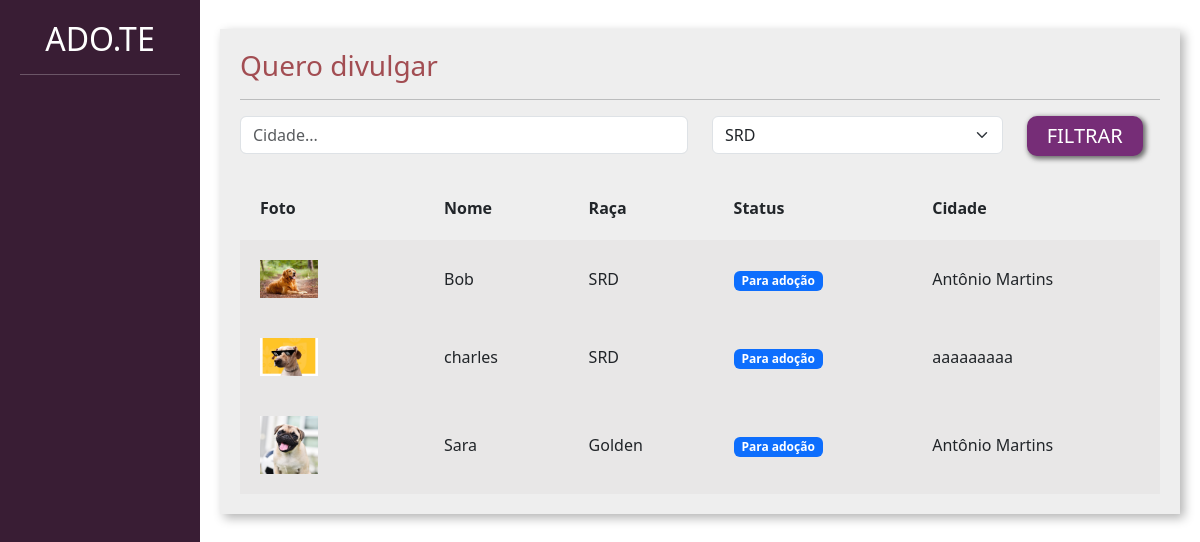
The app's page /adotar/ (signed in) with its own data.
### divulgar/models.py (models this page shows, shortened)
class Pet(models.Model):
    choices_status = (("P", "Para adoção"), ("A", "Adotado"))
    usuario = models.ForeignKey(User, on_delete = models.DO_NOTHING)
    nome = models.CharField(max_length= 100)
    descricao = models.TextField()
    estado = models.CharField(max_length= 50)
    cidade = models.CharField(max_length=50)
    telefone = models.CharField(max_length=14)
    raca = models.ForeignKey(Raca, on_delete=models.DO_NOTHING)
    tags = models.ManyToManyField(tag)
    status = models.CharField(max_length=1, choices=choices_status, default= 'P')
    foto = models.ImageField(upload_to="fotos_pets")

class Raca(models.Model):
    raca = models.CharField(max_length=50)
    def __str__(self):
        return self.raca

### adotar/views.py (the view)
# urls.py: path('', views.listar_pets, name="listar_pets"),
@login_required
def listar_pets(request):
    if request.method == "GET":
        pets = Pet.objects.filter(status = 'P')
        racas = Raca.objects.all()
        cidade = request.GET.get('cidade')
        raca_filter = request.GET.get('raca')
        if cidade:
            pets = pets.filter(cidade__icontains= cidade)
        if raca_filter:
            pets = pets.filter(raca__id = raca_filter)
            raca_filter = Raca.objects.get(id = raca_filter)
        return render(request, 'listar_pets.html', {'pets': pets, 'racas': racas, 'cidade': cidade, 'raca_filter': raca_filter})

### adotar/templates/listar_pets.html (shortened to what this page needs)
{% load static %}
<!doctype html>
<html lang="pt-BR">
    <head>
    <link href="https://cdn.jsdelivr.net/npm/bootstrap@5.3.0-alpha1/dist/css/bootstrap.min.css" rel="stylesheet">
    <link href="{% static 'usuarios/css/cadastro.css' %}" rel="stylesheet">
    <link href="{% static 'divulgar/css/novo_pet.css' %}" rel="stylesheet">
    <link href="{% static 'divulgar/css/seus_pets.css' %}" rel="stylesheet">
    <link href="{% static 'adotar/css/listar_pets.css' %}" rel="stylesheet">
    </head>
    <body>
        <div class="container-fluid">
            <div class="row">
                <div class="col-md-2 bg-side sidebar">
                    <h2>ADO.TE</h2>
                    <hr>
                </div>
                <div class="col-md">
                    <div class="wrapper">
                        <div class="box width80">
                            <h3 class="font-vinho">Quero divulgar</h3>
                            <hr>
                            <form action="{% url 'listar_pets' %}" method="GET">
                                <div class="row">
                                    <div class="col-md-6">
                                        <input type="text" placeholder="Cidade..." value="{% if cidade%}{{cidade}} {% endif %}" name="cidade" class="form-control">
                                    </div>
                                    <div class="col-md-4">
                                        <select class="form-select" name="raca">
                                            {% for raca in racas %}
                                                <option {% if raca_filter.id == raca.id %} selected {% endif %} value="{{raca.id}}">{{raca}}</option>
                                            {% endfor%}
                                        </select>
                                    </div>
                                    <div class="col-md-2">
                                        <input type="submit" class="btn-custom-secondary" value="FILTRAR">
                                    </div>
                                </div>
                            </form>
                             <table class="tabela" cellpadding="20">
                                <tr>
                                    <th>Foto</th>
                                    <th>Nome</th>
                                    <th>Raça</th>
                                    <th>Status</th>
                                    <th>Cidade</th>
                                </tr>
                                {% for pet in pets%}
                                    <tr class="tabela-linha">
                                        <td width="20%">
                                            <a href="{% url 'ver_pet' pet.id %}"><img width="40%" src="{{pet.foto.url}}"></a>
                                        </td>
                                        <td>
                                            {{pet.nome}}
                                        </td>
                                        <td>
                                            {{pet.raca}}
                                        </td>
                                        <td>
                                            {% if pet.status == "P" %}
                                                <span class="badge text-bg-primary">Para adoção</span>
                                            {% elif pet.status == "A" %}
                                                <span class="badge text-bg-success">Adotado</span>
                                            {% endif%}
                                        </td>
                                        <td>
                                            {{pet.cidade}}
                                        </td>
                                    </tr>
                                {% endfor %}
                            </table>
                        </div>
                    </div>
                </div>
            </div>
        </div>
    </body>
</html>

### templates/static/usuarios/css/cadastro.css (style rules this page uses)
.bg-side { background-color: #391D34; color: white; height: 100vh; }

### templates/static/divulgar/css/novo_pet.css (style rules this page uses)
.sidebar { text-align: center; padding: 20px; }
.wrapper { margin-top: 3%; display: flex; flex-direction: row; justify-content: center; align-items: center; }
.box { padding:20px; width: 50vw; background: rgb(238, 238, 238); box-shadow: 4px 4px 10px rgba(0,0,0,.3); }
.font-vinho { color: #A24D52; }

### templates/static/divulgar/css/seus_pets.css (style rules this page uses)
.width80 { width: 80vw; }
.tabela { width: 100%; margin-top: 20px; }
.tabela-linha { background-color: #e8e7e7; }

### templates/static/adotar/css/listar_pets.css (style rules this page uses)
.btn-custom-secondary { background-color: #762D77; border: none; box-shadow: 2px 2px 5px 1px rgb(108, 108, 108); color: white; font-size: 20px; padding: 5px 20px 5px 20px; border-radius: 10px; }

### records on screen
Pet: foto (picture), nome "Bob", raca "SRD", status "Para adoção", cidade "Antônio Martins"
Pet: foto (picture), nome "charles", raca "SRD", status "Para adoção", cidade "aaaaaaaaa"
Pet: foto (picture), nome "Sara", raca "Golden", status "Para adoção", cidade "Antônio Martins"

### other values on screen
form field raca "SRD"
